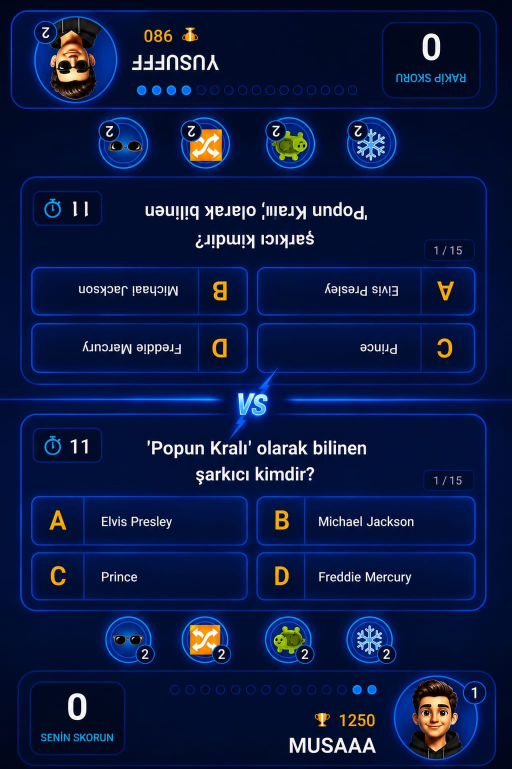
#> input picture ekran_goruntuleri/WhatsApp Image 2026-07-02 at 11.57.41.jpeg, 1023 x 1537 px (shown at 1/2 size); its folder holds only this picture in this run
$ python resize_screenshots.py
#> lines starting #> are read from the running program, lines starting #| are printed output that depends on the picture
import os
from PIL import Image, ImageFilter

folder = "ekran_goruntuleri"
target_width = 1080
target_height = 1920

if not os.path.exists(folder):
    print("Klasör bulunamadı!")
    exit()

count = 1
for filename in os.listdir(folder):
    if filename.lower().endswith(('.png', '.jpg', '.jpeg')) and not filename.startswith('hazir_'):
        filepath = os.path.join(folder, filename)

        try:
            img = Image.open(filepath).convert("RGB")
#> img is the input picture: PIL image 1023x1537 RGB; mean R, G, B 10.8, 25.1, 67.3
        except:
            continue

        img_ratio = img.width / img.height
#> img_ratio = 0.666
        target_ratio = target_width / target_height

        if img_ratio > target_ratio:
            new_width = target_width
            new_height = int(target_width / img_ratio)
#> new_height = 1622
        else:
            new_height = target_height
            new_width = int(target_height * img_ratio)

        resized_img = img.resize((new_width, new_height), Image.Resampling.LANCZOS)
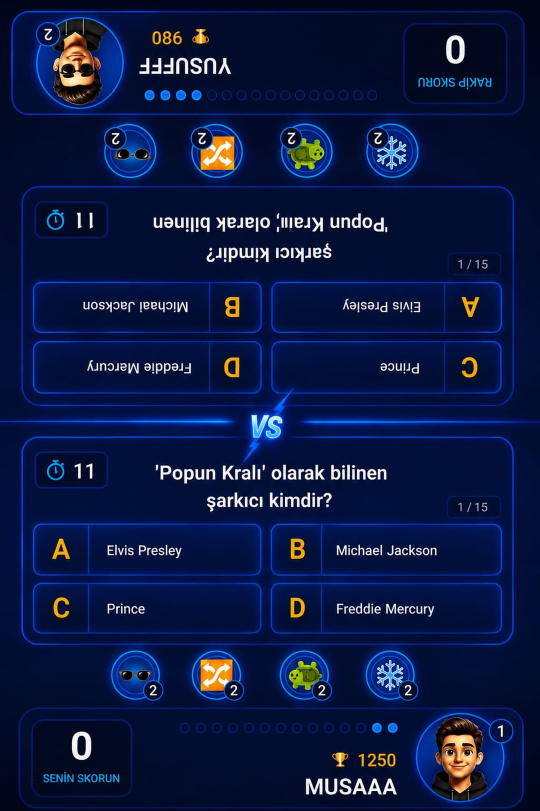
#> resized_img: PIL image 1080x1622 RGB (shown at 1/2 size); mean R, G, B 10.9, 25.1, 67.3

        # Blur'lu arka plan
        bg_width = target_width
        bg_height = int(target_width / img_ratio)
#> bg_height = 1622
        if bg_height < target_height:
            bg_height = target_height
            bg_width = int(target_height * img_ratio)
#> bg_width = 1277

        bg = img.resize((bg_width, bg_height), Image.Resampling.LANCZOS)
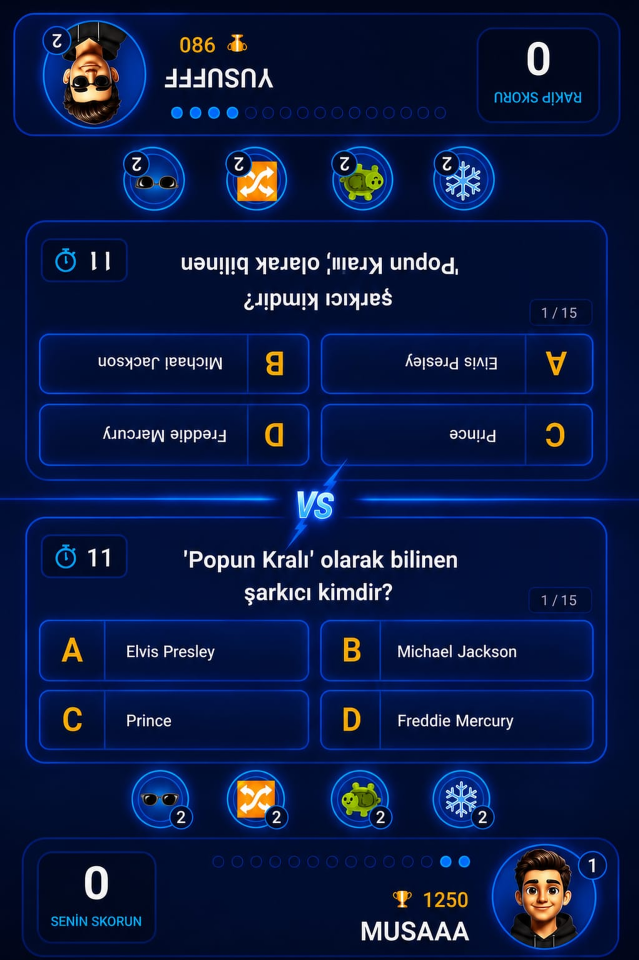
#> bg: PIL image 1277x1920 RGB (shown at 1/2 size); mean R, G, B 10.9, 25.1, 67.3

        left = (bg.width - target_width) / 2
#> left = 98.5
        top = (bg.height - target_height) / 2
#> top = 0
        right = (bg.width + target_width) / 2
#> right = 1178.5
        bottom = (bg.height + target_height) / 2
#> bottom = 1920
        bg = bg.crop((left, top, right, bottom))
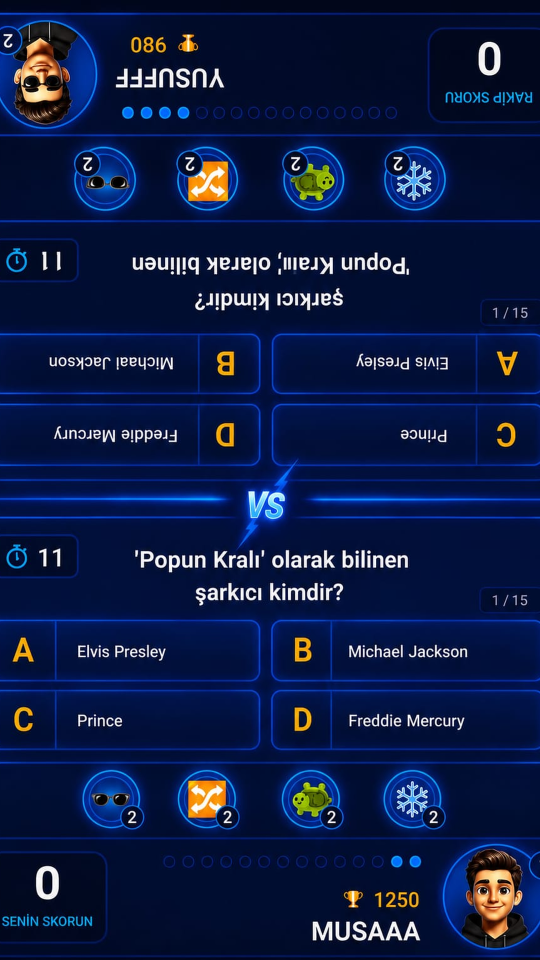
#> bg: PIL image 1080x1920 RGB (shown at 1/2 size); mean R, G, B 12.6, 26.9, 68.8

        bg = bg.filter(ImageFilter.GaussianBlur(radius=40))
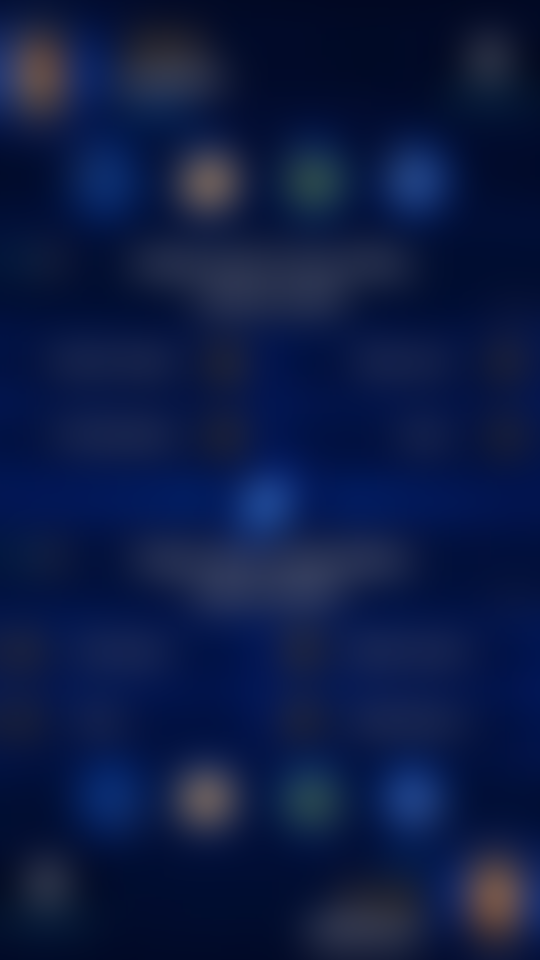
#> bg: PIL image 1080x1920 RGB (shown at 1/2 size); mean R, G, B 12.5, 26.8, 68.6

        # Karartma filtresi (blur arkada daha şık dursun diye)
        dark_overlay = Image.new('RGB', (target_width, target_height), (0, 0, 0))
#> dark_overlay: PIL image 1080x1920 RGB; every value is 0
        bg = Image.blend(bg, dark_overlay, alpha=0.3)
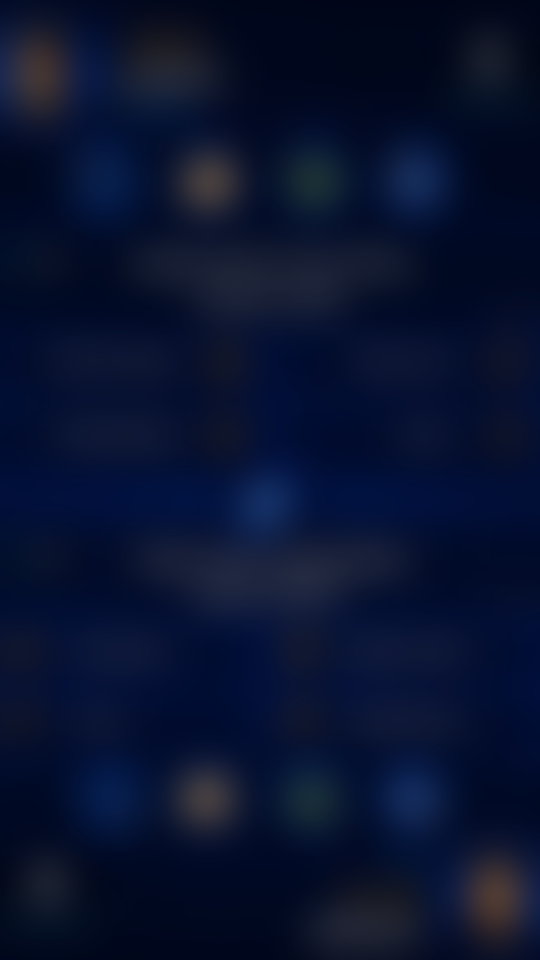
#> bg: PIL image 1080x1920 RGB (shown at 1/2 size); mean R, G, B 8.3, 18.3, 47.6

        paste_x = (target_width - new_width) // 2
        paste_y = (target_height - new_height) // 2
#> paste_y = 149
        bg.paste(resized_img, (paste_x, paste_y))
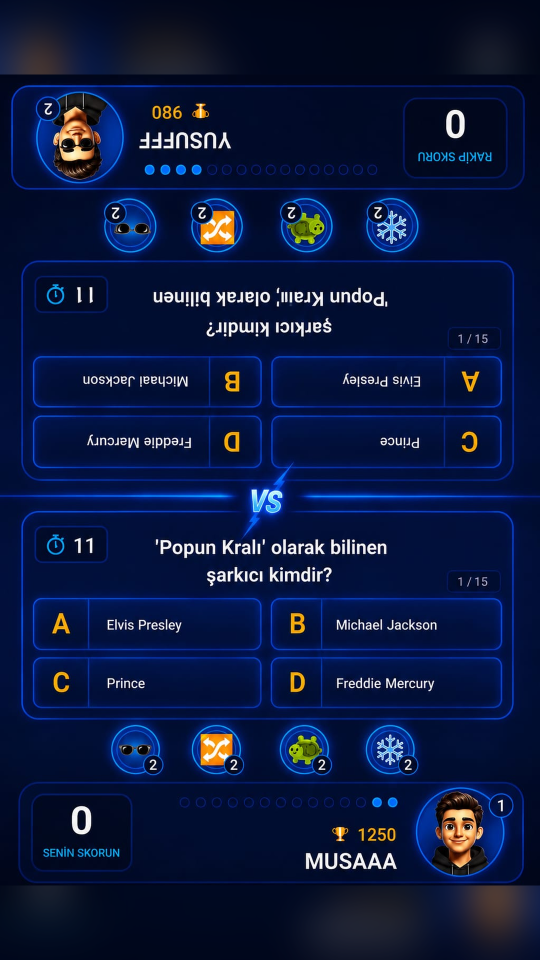
#> bg: PIL image 1080x1920 RGB (shown at 1/2 size); mean R, G, B 10.8, 23.8, 62.5

        output_name = f"hazir_ekran_{count}.jpg"
        bg.save(os.path.join(folder, output_name), quality=95)
        print(f"{filename} başarıyla {output_name} olarak 1080x1920 formatına getirildi.")

        count += 1
